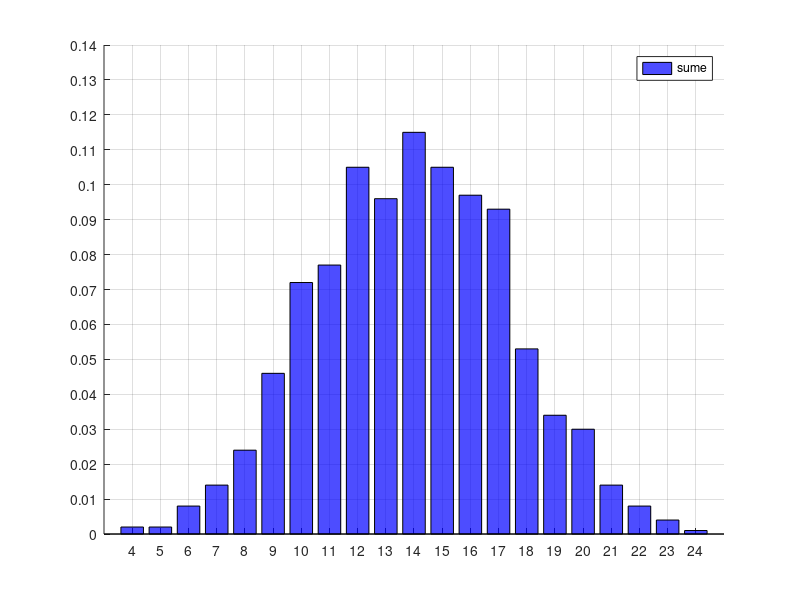

MATLAB code to generate this figure:
clf;
grid on;
hold on;

N = 1000;
zaruri = randi(6, 4, N); # numar maxim, linii, coloane
sumeP = sum(zaruri); # sum face implicit suma pe coloane => pentru linii sum(zaruri, 2)
fa = hist(sumeP, 4:24);

xticks(4:24); xlim([3 25]);
yticks(0:0.01:0.14); ylim([0 0.14]);
bar(4:24, fa / N, 'FaceColor', 'b');
legend('sume');
set(findobj('type','patch'),'facealpha',0.7); # findobj(la ce obiecte schimbari, la ce proprietati, valoarea) - transparenta

sume_pos = 4:24;
fm = max(fa);
mostFrequentSum = sume_pos(fa == fm) # vector_indici(conditie) sau find(conditie)
